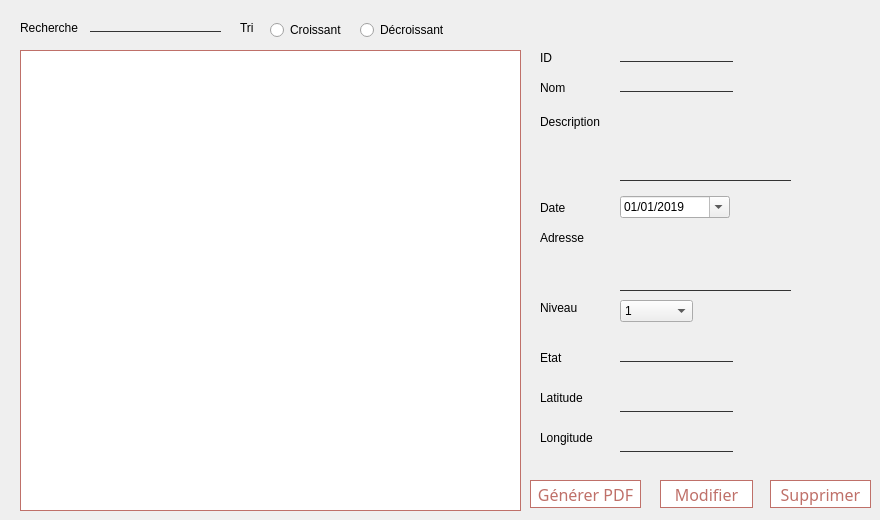
      <widget class="QWidget" name="Afficher_2">
       <attribute name="title">
        <string>Afficher Crises</string>
       </attribute>
       <widget class="QLabel" name="label_107">
        <property name="geometry">
         <rect>
          <x>20</x>
          <y>20</y>
          <width>91</width>
          <height>16</height>
         </rect>
        </property>
        <property name="text">
         <string>Recherche</string>
        </property>
       </widget>
       <widget class="QTableView" name="tableViewc">
        <property name="geometry">
         <rect>
          <x>20</x>
          <y>50</y>
          <width>501</width>
          <height>461</height>
         </rect>
        </property>
        <property name="styleSheet">
         <string notr="true">QTableView {
font-size:16px;
font-family:century gothic;
background:white;
color:#BF7069;
border:1px solid #BF7069;
}



</string>
        </property>
       </widget>
       <widget class="QLineEdit" name="lineEditRecherche">
        <property name="geometry">
         <rect>
          <x>90</x>
          <y>10</y>
          <width>131</width>
          <height>22</height>
         </rect>
        </property>
        <property name="styleSheet">
         <string notr="true">background:transparent;
border:none;
color:#262626;
font-size:12px;
border-bottom:1px solid #333;</string>
        </property>
       </widget>
       <widget class="QLabel" name="label_108">
        <property name="geometry">
         <rect>
          <x>540</x>
          <y>230</y>
          <width>81</width>
          <height>16</height>
         </rect>
        </property>
        <property name="text">
         <string>Adresse</string>
        </property>
       </widget>
       <widget class="QDateEdit" name="dateEdit_datec_mod">
        <property name="geometry">
         <rect>
          <x>620</x>
          <y>196</y>
          <width>110</width>
          <height>22</height>
         </rect>
        </property>
        <property name="minimumDate">
         <date>
          <year>2019</year>
          <month>1</month>
          <day>1</day>
         </date>
        </property>
        <property name="displayFormat">
         <string>dd/MM/yyyy</string>
        </property>
        <property name="calendarPopup">
         <bool>true</bool>
        </property>
       </widget>
       <widget class="QLabel" name="label_109">
        <property name="geometry">
         <rect>
          <x>540</x>
          <y>300</y>
          <width>81</width>
          <height>16</height>
         </rect>
        </property>
        <property name="text">
         <string>Niveau</string>
        </property>
       </widget>
       <widget class="QLabel" name="label_110">
        <property name="geometry">
         <rect>
          <x>540</x>
          <y>350</y>
          <width>81</width>
          <height>16</height>
         </rect>
        </property>
        <property name="text">
         <string>Etat</string>
        </property>
       </widget>
       <widget class="QLineEdit" name="lineEdit_nom_mod">
        <property name="geometry">
         <rect>
          <x>620</x>
          <y>70</y>
          <width>113</width>
          <height>22</height>
         </rect>
        </property>
        <property name="styleSheet">
         <string notr="true">background:transparent;
border:none;
color:#262626;
font-size:12px;
border-bottom:1px solid #333;</string>
        </property>
       </widget>
       <widget class="QPlainTextEdit" name="lineEdit_description_mod">
        <property name="geometry">
         <rect>
          <x>620</x>
          <y>110</y>
          <width>171</width>
          <height>71</height>
         </rect>
        </property>
        <property name="styleSheet">
         <string notr="true">background:transparent;
border:none;
color:#262626;
font-size:12px;
border-bottom:1px solid #333;</string>
        </property>
       </widget>
       <widget class="QLabel" name="label_111">
        <property name="geometry">
         <rect>
          <x>540</x>
          <y>50</y>
          <width>56</width>
          <height>16</height>
         </rect>
        </property>
        <property name="text">
         <string>ID</string>
        </property>
       </widget>
       <widget class="QLabel" name="label_112">
        <property name="geometry">
         <rect>
          <x>540</x>
          <y>114</y>
          <width>81</width>
          <height>16</height>
         </rect>
        </property>
        <property name="text">
         <string>Description</string>
        </property>
       </widget>
       <widget class="QLabel" name="label_113">
        <property name="geometry">
         <rect>
          <x>540</x>
          <y>200</y>
          <width>56</width>
          <height>16</height>
         </rect>
        </property>
        <property name="text">
         <string>Date</string>
        </property>
       </widget>
       <widget class="QLabel" name="label_114">
        <property name="geometry">
         <rect>
          <x>540</x>
          <y>80</y>
          <width>56</width>
          <height>16</height>
         </rect>
        </property>
        <property name="text">
         <string>Nom</string>
        </property>
       </widget>
       <widget class="QLineEdit" name="lineEdit_ID_mod">
        <property name="geometry">
         <rect>
          <x>620</x>
          <y>40</y>
          <width>113</width>
          <height>22</height>
         </rect>
        </property>
        <property name="styleSheet">
         <string notr="true">background:transparent;
border:none;
color:#262626;
font-size:12px;
border-bottom:1px solid #333;</string>
        </property>
       </widget>
       <widget class="QPlainTextEdit" name="lineEdit_Adresse_mod">
        <property name="geometry">
         <rect>
          <x>620</x>
          <y>230</y>
          <width>171</width>
          <height>61</height>
         </rect>
        </property>
        <property name="styleSheet">
         <string notr="true">background:transparent;
border:none;
color:#262626;
font-size:12px;
border-bottom:1px solid #333;</string>
        </property>
       </widget>
       <widget class="QComboBox" name="comboBox_niveau_mod">
        <property name="geometry">
         <rect>
          <x>620</x>
          <y>300</y>
          <width>73</width>
          <height>22</height>
         </rect>
        </property>
        <item>
         <property name="text">
          <string>1</string>
         </property>
        </item>
        <item>
         <property name="text">
          <string>2</string>
         </property>
        </item>
        <item>
         <property name="text">
          <string>3</string>
         </property>
        </item>
       </widget>
       <widget class="QPushButton" name="pushButton_modif">
        <property name="geometry">
         <rect>
          <x>660</x>
          <y>480</y>
          <width>93</width>
          <height>28</height>
         </rect>
        </property>
        <property name="styleSheet">
         <string notr="true">QPushButton{
font-size:16px;
font-family:century gothic;
background:white;
border-radius:60px;
color:#BF7069;
border-radius:15px;
border:1px solid #BF7069;
}
QPushButton:hover{
color:#FFABAB;
/*background:#801414;*/
background:rgb(255, 228, 228);
border-radius:15px;
}</string>
        </property>
        <property name="text">
         <string>Modifier</string>
        </property>
       </widget>
       <widget class="QPushButton" name="pushButton_supp">
        <property name="geometry">
         <rect>
          <x>770</x>
          <y>480</y>
          <width>101</width>
          <height>28</height>
         </rect>
        </property>
        <property name="styleSheet">
         <string notr="true">QPushButton{
font-size:16px;
font-family:century gothic;
background:white;
border-radius:60px;
color:#BF7069;
border-radius:15px;
border:1px solid #BF7069;
}
QPushButton:hover{
color:#FFABAB;
/*background:#801414;*/
background:rgb(255, 228, 228);
border-radius:15px;
}</string>
        </property>
        <property name="text">
         <string>Supprimer</string>
        </property>
       </widget>
       <widget class="QLineEdit" name="lineEdit_etat">
        <property name="geometry">
         <rect>
          <x>620</x>
          <y>340</y>
          <width>113</width>
          <height>22</height>
         </rect>
        </property>
        <property name="styleSheet">
         <string notr="true">background:transparent;
border:none;
color:#262626;
font-size:12px;
border-bottom:1px solid #333;</string>
        </property>
       </widget>
       <widget class="QLabel" name="label_115">
        <property name="geometry">
         <rect>
          <x>240</x>
          <y>20</y>
          <width>21</width>
          <height>16</height>
         </rect>
        </property>
        <property name="text">
         <string>Tri</string>
        </property>
       </widget>
       <widget class="QRadioButton" name="radioButton_6">
        <property name="geometry">
         <rect>
          <x>270</x>
          <y>20</y>
          <width>81</width>
          <height>20</height>
         </rect>
        </property>
        <property name="text">
         <string>Croissant</string>
        </property>
        <property name="checkable">
         <bool>true</bool>
        </property>
        <property name="checked">
         <bool>false</bool>
        </property>
        <property name="autoExclusive">
         <bool>true</bool>
        </property>
       </widget>
       <widget class="QRadioButton" name="radioButton_7">
        <property name="geometry">
         <rect>
          <x>360</x>
          <y>20</y>
          <width>97</width>
          <height>20</height>
         </rect>
        </property>
        <property name="text">
         <string>Décroissant</string>
        </property>
       </widget>
       <widget class="QPushButton" name="pushButton_PDF_2">
        <property name="geometry">
         <rect>
          <x>530</x>
          <y>480</y>
          <width>111</width>
          <height>28</height>
         </rect>
        </property>
        <property name="styleSheet">
         <string notr="true">QPushButton{
font-size:16px;
font-family:century gothic;
background:white;
border-radius:60px;
color:#BF7069;
border-radius:15px;
border:1px solid #BF7069;
}
QPushButton:hover{
color:#FFABAB;
/*background:#801414;*/
background:rgb(255, 228, 228);
border-radius:15px;
}</string>
        </property>
        <property name="text">
         <string>Générer PDF</string>
        </property>
       </widget>
       <widget class="QLabel" name="label_116">
        <property name="geometry">
         <rect>
          <x>540</x>
          <y>390</y>
          <width>56</width>
          <height>16</height>
         </rect>
        </property>
        <property name="text">
         <string>Latitude</string>
        </property>
       </widget>
       <widget class="QLabel" name="label_117">
        <property name="geometry">
         <rect>
          <x>540</x>
          <y>430</y>
          <width>56</width>
          <height>16</height>
         </rect>
        </property>
        <property name="text">
         <string>Longitude</string>
        </property>
       </widget>
       <widget class="QLineEdit" name="lineEdit_la_mod">
        <property name="geometry">
         <rect>
          <x>620</x>
          <y>390</y>
          <width>113</width>
          <height>22</height>
         </rect>
        </property>
        <property name="styleSheet">
         <string notr="true">background:transparent;
border:none;
color:#262626;
font-size:12px;
border-bottom:1px solid #333;</string>
        </property>
       </widget>
       <widget class="QLineEdit" name="lineEdit_lo_mod">
        <property name="geometry">
         <rect>
          <x>620</x>
          <y>430</y>
          <width>113</width>
          <height>22</height>
         </rect>
        </property>
        <property name="styleSheet">
         <string notr="true">background:transparent;
border:none;
color:#262626;
font-size:12px;
border-bottom:1px solid #333;</string>
        </property>
       </widget>
      </widget>
